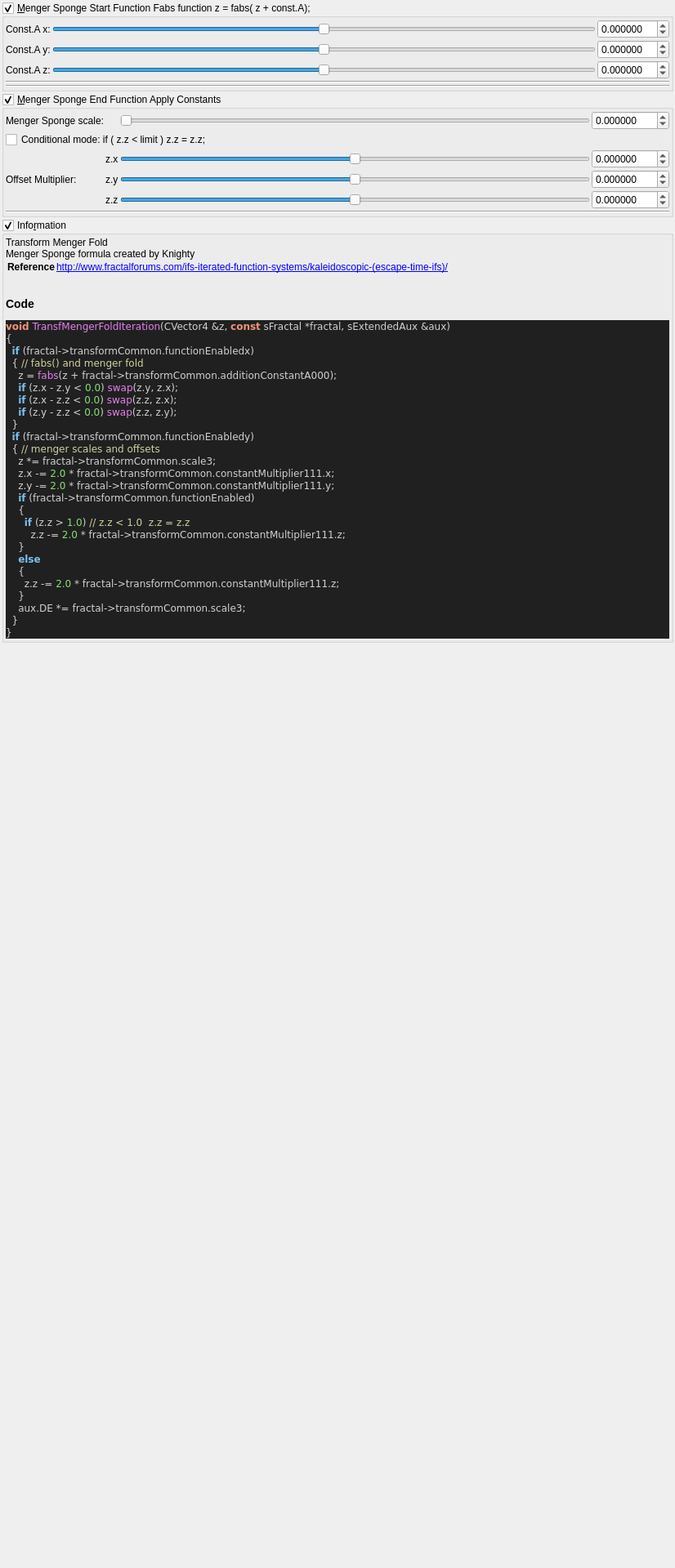
<?xml version="1.0" encoding="UTF-8"?>
<ui version="4.0">
 <class>transf_menger_fold</class>
 <widget class="QWidget" name="Form">
  <property name="geometry">
   <rect>
    <x>0</x>
    <y>0</y>
    <width>826</width>
    <height>1920</height>
   </rect>
  </property>
  <property name="windowTitle">
   <string notr="true">transf_menger_fold</string>
  </property>
  <layout class="QVBoxLayout" name="verticalLayout">
   <property name="spacing">
    <number>2</number>
   </property>
   <property name="leftMargin">
    <number>2</number>
   </property>
   <property name="topMargin">
    <number>2</number>
   </property>
   <property name="rightMargin">
    <number>2</number>
   </property>
   <property name="bottomMargin">
    <number>2</number>
   </property>
   <item>
    <widget class="MyGroupBox" name="groupCheck_transf_function_enabledx">
     <property name="title">
      <string>&amp;Menger Sponge Start Function Fabs function z = fabs( z + const.A);</string>
     </property>
     <property name="checkable">
      <bool>true</bool>
     </property>
     <layout class="QVBoxLayout" name="verticalLayout_10" stretch="0,0">
      <property name="spacing">
       <number>2</number>
      </property>
      <property name="leftMargin">
       <number>2</number>
      </property>
      <property name="topMargin">
       <number>2</number>
      </property>
      <property name="rightMargin">
       <number>2</number>
      </property>
      <property name="bottomMargin">
       <number>2</number>
      </property>
      <item>
       <layout class="QGridLayout" name="gridLayout_12">
        <property name="spacing">
         <number>2</number>
        </property>
        <item row="2" column="2">
         <widget class="MyDoubleSpinBox" name="spinbox3_transf_addition_constantA_000_z">
          <property name="enabled">
           <bool>true</bool>
          </property>
          <property name="sizePolicy">
           <sizepolicy hsizetype="Minimum" vsizetype="Maximum">
            <horstretch>0</horstretch>
            <verstretch>0</verstretch>
           </sizepolicy>
          </property>
          <property name="decimals">
           <number>6</number>
          </property>
          <property name="minimum">
           <double>-99.989999999999995</double>
          </property>
          <property name="maximum">
           <double>99.989999999999995</double>
          </property>
          <property name="singleStep">
           <double>0.100000000000000</double>
          </property>
         </widget>
        </item>
        <item row="1" column="2">
         <widget class="MyDoubleSpinBox" name="spinbox3_transf_addition_constantA_000_y">
          <property name="enabled">
           <bool>true</bool>
          </property>
          <property name="sizePolicy">
           <sizepolicy hsizetype="Minimum" vsizetype="Maximum">
            <horstretch>0</horstretch>
            <verstretch>0</verstretch>
           </sizepolicy>
          </property>
          <property name="decimals">
           <number>6</number>
          </property>
          <property name="minimum">
           <double>-99.989999999999995</double>
          </property>
          <property name="maximum">
           <double>99.989999999999995</double>
          </property>
          <property name="singleStep">
           <double>0.100000000000000</double>
          </property>
         </widget>
        </item>
        <item row="1" column="0">
         <widget class="QLabel" name="label_78">
          <property name="text">
           <string>Const.A y:</string>
          </property>
         </widget>
        </item>
        <item row="0" column="1">
         <widget class="QSlider" name="slider3_transf_addition_constantA_000_x">
          <property name="enabled">
           <bool>true</bool>
          </property>
          <property name="sizePolicy">
           <sizepolicy hsizetype="Expanding" vsizetype="Maximum">
            <horstretch>0</horstretch>
            <verstretch>0</verstretch>
           </sizepolicy>
          </property>
          <property name="minimum">
           <number>-5000000</number>
          </property>
          <property name="maximum">
           <number>5000000</number>
          </property>
          <property name="value">
           <number>0</number>
          </property>
          <property name="sliderPosition">
           <number>0</number>
          </property>
          <property name="orientation">
           <enum>Qt::Horizontal</enum>
          </property>
         </widget>
        </item>
        <item row="3" column="0" colspan="3">
         <widget class="Line" name="line_22">
          <property name="orientation">
           <enum>Qt::Horizontal</enum>
          </property>
         </widget>
        </item>
        <item row="0" column="2">
         <widget class="MyDoubleSpinBox" name="spinbox3_transf_addition_constantA_000_x">
          <property name="enabled">
           <bool>true</bool>
          </property>
          <property name="sizePolicy">
           <sizepolicy hsizetype="Minimum" vsizetype="Maximum">
            <horstretch>0</horstretch>
            <verstretch>0</verstretch>
           </sizepolicy>
          </property>
          <property name="prefix">
           <string/>
          </property>
          <property name="decimals">
           <number>6</number>
          </property>
          <property name="minimum">
           <double>-99.989999999999995</double>
          </property>
          <property name="singleStep">
           <double>0.100000000000000</double>
          </property>
         </widget>
        </item>
        <item row="0" column="0">
         <widget class="QLabel" name="label_79">
          <property name="text">
           <string>Const.A x:</string>
          </property>
         </widget>
        </item>
        <item row="2" column="0">
         <widget class="QLabel" name="label_80">
          <property name="text">
           <string>Const.A z:</string>
          </property>
         </widget>
        </item>
        <item row="2" column="1">
         <widget class="QSlider" name="slider3_transf_addition_constantA_000_z">
          <property name="sizePolicy">
           <sizepolicy hsizetype="Expanding" vsizetype="Maximum">
            <horstretch>0</horstretch>
            <verstretch>0</verstretch>
           </sizepolicy>
          </property>
          <property name="minimum">
           <number>-3000000</number>
          </property>
          <property name="maximum">
           <number>3000000</number>
          </property>
          <property name="singleStep">
           <number>1</number>
          </property>
          <property name="orientation">
           <enum>Qt::Horizontal</enum>
          </property>
         </widget>
        </item>
        <item row="1" column="1">
         <widget class="QSlider" name="slider3_transf_addition_constantA_000_y">
          <property name="sizePolicy">
           <sizepolicy hsizetype="Expanding" vsizetype="Maximum">
            <horstretch>0</horstretch>
            <verstretch>0</verstretch>
           </sizepolicy>
          </property>
          <property name="minimum">
           <number>-3000000</number>
          </property>
          <property name="maximum">
           <number>3000000</number>
          </property>
          <property name="singleStep">
           <number>1</number>
          </property>
          <property name="orientation">
           <enum>Qt::Horizontal</enum>
          </property>
         </widget>
        </item>
       </layout>
      </item>
      <item>
       <widget class="Line" name="line_23">
        <property name="orientation">
         <enum>Qt::Horizontal</enum>
        </property>
       </widget>
      </item>
     </layout>
    </widget>
   </item>
   <item>
    <widget class="MyGroupBox" name="groupCheck_transf_function_enabledy">
     <property name="title">
      <string>&amp;Menger Sponge End Function Apply Constants</string>
     </property>
     <property name="checkable">
      <bool>true</bool>
     </property>
     <layout class="QVBoxLayout" name="verticalLayout_11" stretch="0,0">
      <property name="spacing">
       <number>2</number>
      </property>
      <property name="leftMargin">
       <number>2</number>
      </property>
      <property name="topMargin">
       <number>2</number>
      </property>
      <property name="rightMargin">
       <number>2</number>
      </property>
      <property name="bottomMargin">
       <number>2</number>
      </property>
      <item>
       <layout class="QGridLayout" name="gridLayout_13">
        <property name="spacing">
         <number>2</number>
        </property>
        <item row="0" column="3">
         <widget class="MyDoubleSpinBox" name="spinbox_transf_scale_3">
          <property name="sizePolicy">
           <sizepolicy hsizetype="Minimum" vsizetype="Maximum">
            <horstretch>0</horstretch>
            <verstretch>0</verstretch>
           </sizepolicy>
          </property>
          <property name="prefix">
           <string/>
          </property>
          <property name="suffix">
           <string/>
          </property>
          <property name="decimals">
           <number>6</number>
          </property>
          <property name="minimum">
           <double>-500.000000000000000</double>
          </property>
          <property name="maximum">
           <double>500.000000000000000</double>
          </property>
          <property name="singleStep">
           <double>0.100000000000000</double>
          </property>
         </widget>
        </item>
        <item row="4" column="3">
         <widget class="MyDoubleSpinBox" name="spinbox3_transf_constant_multiplier_111_z">
          <property name="sizePolicy">
           <sizepolicy hsizetype="Minimum" vsizetype="Maximum">
            <horstretch>0</horstretch>
            <verstretch>0</verstretch>
           </sizepolicy>
          </property>
          <property name="prefix">
           <string/>
          </property>
          <property name="suffix">
           <string/>
          </property>
          <property name="decimals">
           <number>6</number>
          </property>
          <property name="minimum">
           <double>-99.989999999999995</double>
          </property>
          <property name="maximum">
           <double>99.989999999999995</double>
          </property>
          <property name="singleStep">
           <double>0.100000000000000</double>
          </property>
         </widget>
        </item>
        <item row="4" column="2">
         <widget class="QSlider" name="slider3_transf_constant_multiplier_111_z">
          <property name="sizePolicy">
           <sizepolicy hsizetype="Expanding" vsizetype="Maximum">
            <horstretch>0</horstretch>
            <verstretch>0</verstretch>
           </sizepolicy>
          </property>
          <property name="minimum">
           <number>-3000000</number>
          </property>
          <property name="maximum">
           <number>3000000</number>
          </property>
          <property name="singleStep">
           <number>1</number>
          </property>
          <property name="orientation">
           <enum>Qt::Horizontal</enum>
          </property>
         </widget>
        </item>
        <item row="3" column="2">
         <widget class="QSlider" name="slider3_transf_constant_multiplier_111_y">
          <property name="sizePolicy">
           <sizepolicy hsizetype="Expanding" vsizetype="Maximum">
            <horstretch>0</horstretch>
            <verstretch>0</verstretch>
           </sizepolicy>
          </property>
          <property name="minimum">
           <number>-3000000</number>
          </property>
          <property name="maximum">
           <number>3000000</number>
          </property>
          <property name="singleStep">
           <number>1</number>
          </property>
          <property name="orientation">
           <enum>Qt::Horizontal</enum>
          </property>
         </widget>
        </item>
        <item row="0" column="0">
         <widget class="QLabel" name="label_92">
          <property name="text">
           <string>Menger Sponge scale:</string>
          </property>
         </widget>
        </item>
        <item row="4" column="1">
         <widget class="QLabel" name="label_98">
          <property name="text">
           <string notr="true">z.z</string>
          </property>
         </widget>
        </item>
        <item row="2" column="2">
         <widget class="QSlider" name="slider3_transf_constant_multiplier_111_x">
          <property name="sizePolicy">
           <sizepolicy hsizetype="Expanding" vsizetype="Maximum">
            <horstretch>0</horstretch>
            <verstretch>0</verstretch>
           </sizepolicy>
          </property>
          <property name="minimum">
           <number>-2000000</number>
          </property>
          <property name="maximum">
           <number>2000000</number>
          </property>
          <property name="singleStep">
           <number>1</number>
          </property>
          <property name="orientation">
           <enum>Qt::Horizontal</enum>
          </property>
         </widget>
        </item>
        <item row="3" column="0">
         <widget class="QLabel" name="label_91">
          <property name="text">
           <string>Offset Multiplier:</string>
          </property>
         </widget>
        </item>
        <item row="2" column="3">
         <widget class="MyDoubleSpinBox" name="spinbox3_transf_constant_multiplier_111_x">
          <property name="sizePolicy">
           <sizepolicy hsizetype="Minimum" vsizetype="Maximum">
            <horstretch>0</horstretch>
            <verstretch>0</verstretch>
           </sizepolicy>
          </property>
          <property name="prefix">
           <string/>
          </property>
          <property name="suffix">
           <string/>
          </property>
          <property name="decimals">
           <number>6</number>
          </property>
          <property name="minimum">
           <double>-99.989999999999995</double>
          </property>
          <property name="maximum">
           <double>99.989999999999995</double>
          </property>
          <property name="singleStep">
           <double>0.100000000000000</double>
          </property>
         </widget>
        </item>
        <item row="3" column="3">
         <widget class="MyDoubleSpinBox" name="spinbox3_transf_constant_multiplier_111_y">
          <property name="sizePolicy">
           <sizepolicy hsizetype="Minimum" vsizetype="Maximum">
            <horstretch>0</horstretch>
            <verstretch>0</verstretch>
           </sizepolicy>
          </property>
          <property name="prefix">
           <string/>
          </property>
          <property name="suffix">
           <string/>
          </property>
          <property name="decimals">
           <number>6</number>
          </property>
          <property name="minimum">
           <double>-99.989999999999995</double>
          </property>
          <property name="maximum">
           <double>99.989999999999995</double>
          </property>
          <property name="singleStep">
           <double>0.100000000000000</double>
          </property>
         </widget>
        </item>
        <item row="0" column="2">
         <widget class="QSlider" name="slider_transf_scale_3">
          <property name="sizePolicy">
           <sizepolicy hsizetype="Expanding" vsizetype="Maximum">
            <horstretch>0</horstretch>
            <verstretch>0</verstretch>
           </sizepolicy>
          </property>
          <property name="minimum">
           <number>0</number>
          </property>
          <property name="maximum">
           <number>5000000</number>
          </property>
          <property name="singleStep">
           <number>1</number>
          </property>
          <property name="orientation">
           <enum>Qt::Horizontal</enum>
          </property>
         </widget>
        </item>
        <item row="3" column="1">
         <widget class="QLabel" name="label_90">
          <property name="text">
           <string notr="true">z.y</string>
          </property>
         </widget>
        </item>
        <item row="2" column="1">
         <widget class="QLabel" name="label_93">
          <property name="text">
           <string notr="true">z.x</string>
          </property>
         </widget>
        </item>
        <item row="1" column="0" colspan="3">
         <widget class="QCheckBox" name="checkBox_transf_function_enabled">
          <property name="text">
           <string>Conditional mode: if ( z.z &lt; limit ) z.z = z.z;</string>
          </property>
         </widget>
        </item>
       </layout>
      </item>
      <item>
       <widget class="Line" name="line_25">
        <property name="orientation">
         <enum>Qt::Horizontal</enum>
        </property>
       </widget>
      </item>
     </layout>
    </widget>
   </item>
   <item>
    <widget class="MyGroupBox" name="groupCheck_info">
     <property name="title">
      <string>Info&amp;rmation</string>
     </property>
     <property name="flat">
      <bool>false</bool>
     </property>
     <property name="checkable">
      <bool>true</bool>
     </property>
     <layout class="QVBoxLayout" name="verticalLayout_2">
      <property name="spacing">
       <number>2</number>
      </property>
      <property name="leftMargin">
       <number>2</number>
      </property>
      <property name="topMargin">
       <number>2</number>
      </property>
      <property name="rightMargin">
       <number>2</number>
      </property>
      <property name="bottomMargin">
       <number>2</number>
      </property>
      <item>
       <widget class="QLabel" name="label_code_content">
        <property name="text">
         <string notr="true">&lt;p&gt;Transform Menger Fold&lt;br&gt;Menger Sponge formula created by Knighty&lt;/p&gt;&lt;table&gt;
&lt;tr&gt;&lt;th&gt;Reference&lt;/th&gt;&lt;td&gt;&lt;a href=&quot;http://www.fractalforums.com/ifs-iterated-function-systems/kaleidoscopic-(escape-time-ifs)/&quot;&gt;http://www.fractalforums.com/ifs-iterated-function-systems/kaleidoscopic-(escape-time-ifs)/&lt;br&gt;
&lt;/td&gt;&lt;/tr&gt;
&lt;/table&gt;
&lt;h3&gt;Code&lt;/h3&gt;
&lt;body style=&quot;background-color:#202020&quot;&gt;
&lt;pre style=&quot;color:#d0d0d0; background-color:#202020;  font-family:'Courier New',monospace;&quot;&gt;&lt;span style=&quot;color:#f09479; font-weight:bold&quot;&gt;void&lt;/span&gt; &lt;span style=&quot;color:#e47eed&quot;&gt;TransfMengerFoldIteration&lt;/span&gt;&lt;span style=&quot;color:#d0d0d0&quot;&gt;(&lt;/span&gt;CVector4 &lt;span style=&quot;color:#d0d0d0&quot;&gt;&amp;amp;&lt;/span&gt;z&lt;span style=&quot;color:#d0d0d0&quot;&gt;,&lt;/span&gt; &lt;span style=&quot;color:#f09479; font-weight:bold&quot;&gt;const&lt;/span&gt; sFractal &lt;span style=&quot;color:#d0d0d0&quot;&gt;*&lt;/span&gt;fractal&lt;span style=&quot;color:#d0d0d0&quot;&gt;,&lt;/span&gt; sExtendedAux &lt;span style=&quot;color:#d0d0d0&quot;&gt;&amp;amp;&lt;/span&gt;aux&lt;span style=&quot;color:#d0d0d0&quot;&gt;)&lt;/span&gt;
&lt;span style=&quot;color:#d0d0d0&quot;&gt;{&lt;/span&gt;
  &lt;span style=&quot;color:#7ec0ee; font-weight:bold&quot;&gt;if&lt;/span&gt; &lt;span style=&quot;color:#d0d0d0&quot;&gt;(&lt;/span&gt;fractal&lt;span style=&quot;color:#d0d0d0&quot;&gt;-&amp;gt;&lt;/span&gt;transformCommon&lt;span style=&quot;color:#d0d0d0&quot;&gt;.&lt;/span&gt;functionEnabledx&lt;span style=&quot;color:#d0d0d0&quot;&gt;)&lt;/span&gt;
  &lt;span style=&quot;color:#d0d0d0&quot;&gt;{&lt;/span&gt; &lt;span style=&quot;color:#d0d0a0&quot;&gt;// fabs() and menger fold&lt;/span&gt;
    z &lt;span style=&quot;color:#d0d0d0&quot;&gt;=&lt;/span&gt; &lt;span style=&quot;color:#e47eed&quot;&gt;fabs&lt;/span&gt;&lt;span style=&quot;color:#d0d0d0&quot;&gt;(&lt;/span&gt;z &lt;span style=&quot;color:#d0d0d0&quot;&gt;+&lt;/span&gt; fractal&lt;span style=&quot;color:#d0d0d0&quot;&gt;-&amp;gt;&lt;/span&gt;transformCommon&lt;span style=&quot;color:#d0d0d0&quot;&gt;.&lt;/span&gt;additionConstantA000&lt;span style=&quot;color:#d0d0d0&quot;&gt;);&lt;/span&gt;
    &lt;span style=&quot;color:#7ec0ee; font-weight:bold&quot;&gt;if&lt;/span&gt; &lt;span style=&quot;color:#d0d0d0&quot;&gt;(&lt;/span&gt;z&lt;span style=&quot;color:#d0d0d0&quot;&gt;.&lt;/span&gt;x &lt;span style=&quot;color:#d0d0d0&quot;&gt;-&lt;/span&gt; z&lt;span style=&quot;color:#d0d0d0&quot;&gt;.&lt;/span&gt;y &lt;span style=&quot;color:#d0d0d0&quot;&gt;&amp;lt;&lt;/span&gt; &lt;span style=&quot;color:#87df71&quot;&gt;0.0&lt;/span&gt;&lt;span style=&quot;color:#d0d0d0&quot;&gt;)&lt;/span&gt; &lt;span style=&quot;color:#e47eed&quot;&gt;swap&lt;/span&gt;&lt;span style=&quot;color:#d0d0d0&quot;&gt;(&lt;/span&gt;z&lt;span style=&quot;color:#d0d0d0&quot;&gt;.&lt;/span&gt;y&lt;span style=&quot;color:#d0d0d0&quot;&gt;,&lt;/span&gt; z&lt;span style=&quot;color:#d0d0d0&quot;&gt;.&lt;/span&gt;x&lt;span style=&quot;color:#d0d0d0&quot;&gt;);&lt;/span&gt;
    &lt;span style=&quot;color:#7ec0ee; font-weight:bold&quot;&gt;if&lt;/span&gt; &lt;span style=&quot;color:#d0d0d0&quot;&gt;(&lt;/span&gt;z&lt;span style=&quot;color:#d0d0d0&quot;&gt;.&lt;/span&gt;x &lt;span style=&quot;color:#d0d0d0&quot;&gt;-&lt;/span&gt; z&lt;span style=&quot;color:#d0d0d0&quot;&gt;.&lt;/span&gt;z &lt;span style=&quot;color:#d0d0d0&quot;&gt;&amp;lt;&lt;/span&gt; &lt;span style=&quot;color:#87df71&quot;&gt;0.0&lt;/span&gt;&lt;span style=&quot;color:#d0d0d0&quot;&gt;)&lt;/span&gt; &lt;span style=&quot;color:#e47eed&quot;&gt;swap&lt;/span&gt;&lt;span style=&quot;color:#d0d0d0&quot;&gt;(&lt;/span&gt;z&lt;span style=&quot;color:#d0d0d0&quot;&gt;.&lt;/span&gt;z&lt;span style=&quot;color:#d0d0d0&quot;&gt;,&lt;/span&gt; z&lt;span style=&quot;color:#d0d0d0&quot;&gt;.&lt;/span&gt;x&lt;span style=&quot;color:#d0d0d0&quot;&gt;);&lt;/span&gt;
    &lt;span style=&quot;color:#7ec0ee; font-weight:bold&quot;&gt;if&lt;/span&gt; &lt;span style=&quot;color:#d0d0d0&quot;&gt;(&lt;/span&gt;z&lt;span style=&quot;color:#d0d0d0&quot;&gt;.&lt;/span&gt;y &lt;span style=&quot;color:#d0d0d0&quot;&gt;-&lt;/span&gt; z&lt;span style=&quot;color:#d0d0d0&quot;&gt;.&lt;/span&gt;z &lt;span style=&quot;color:#d0d0d0&quot;&gt;&amp;lt;&lt;/span&gt; &lt;span style=&quot;color:#87df71&quot;&gt;0.0&lt;/span&gt;&lt;span style=&quot;color:#d0d0d0&quot;&gt;)&lt;/span&gt; &lt;span style=&quot;color:#e47eed&quot;&gt;swap&lt;/span&gt;&lt;span style=&quot;color:#d0d0d0&quot;&gt;(&lt;/span&gt;z&lt;span style=&quot;color:#d0d0d0&quot;&gt;.&lt;/span&gt;z&lt;span style=&quot;color:#d0d0d0&quot;&gt;,&lt;/span&gt; z&lt;span style=&quot;color:#d0d0d0&quot;&gt;.&lt;/span&gt;y&lt;span style=&quot;color:#d0d0d0&quot;&gt;);&lt;/span&gt;
  &lt;span style=&quot;color:#d0d0d0&quot;&gt;}&lt;/span&gt;
  &lt;span style=&quot;color:#7ec0ee; font-weight:bold&quot;&gt;if&lt;/span&gt; &lt;span style=&quot;color:#d0d0d0&quot;&gt;(&lt;/span&gt;fractal&lt;span style=&quot;color:#d0d0d0&quot;&gt;-&amp;gt;&lt;/span&gt;transformCommon&lt;span style=&quot;color:#d0d0d0&quot;&gt;.&lt;/span&gt;functionEnabledy&lt;span style=&quot;color:#d0d0d0&quot;&gt;)&lt;/span&gt;
  &lt;span style=&quot;color:#d0d0d0&quot;&gt;{&lt;/span&gt; &lt;span style=&quot;color:#d0d0a0&quot;&gt;// menger scales and offsets&lt;/span&gt;
    z &lt;span style=&quot;color:#d0d0d0&quot;&gt;*=&lt;/span&gt; fractal&lt;span style=&quot;color:#d0d0d0&quot;&gt;-&amp;gt;&lt;/span&gt;transformCommon&lt;span style=&quot;color:#d0d0d0&quot;&gt;.&lt;/span&gt;scale3&lt;span style=&quot;color:#d0d0d0&quot;&gt;;&lt;/span&gt;
    z&lt;span style=&quot;color:#d0d0d0&quot;&gt;.&lt;/span&gt;x &lt;span style=&quot;color:#d0d0d0&quot;&gt;-=&lt;/span&gt; &lt;span style=&quot;color:#87df71&quot;&gt;2.0&lt;/span&gt; &lt;span style=&quot;color:#d0d0d0&quot;&gt;*&lt;/span&gt; fractal&lt;span style=&quot;color:#d0d0d0&quot;&gt;-&amp;gt;&lt;/span&gt;transformCommon&lt;span style=&quot;color:#d0d0d0&quot;&gt;.&lt;/span&gt;constantMultiplier111&lt;span style=&quot;color:#d0d0d0&quot;&gt;.&lt;/span&gt;x&lt;span style=&quot;color:#d0d0d0&quot;&gt;;&lt;/span&gt;
    z&lt;span style=&quot;color:#d0d0d0&quot;&gt;.&lt;/span&gt;y &lt;span style=&quot;color:#d0d0d0&quot;&gt;-=&lt;/span&gt; &lt;span style=&quot;color:#87df71&quot;&gt;2.0&lt;/span&gt; &lt;span style=&quot;color:#d0d0d0&quot;&gt;*&lt;/span&gt; fractal&lt;span style=&quot;color:#d0d0d0&quot;&gt;-&amp;gt;&lt;/span&gt;transformCommon&lt;span style=&quot;color:#d0d0d0&quot;&gt;.&lt;/span&gt;constantMultiplier111&lt;span style=&quot;color:#d0d0d0&quot;&gt;.&lt;/span&gt;y&lt;span style=&quot;color:#d0d0d0&quot;&gt;;&lt;/span&gt;
    &lt;span style=&quot;color:#7ec0ee; font-weight:bold&quot;&gt;if&lt;/span&gt; &lt;span style=&quot;color:#d0d0d0&quot;&gt;(&lt;/span&gt;fractal&lt;span style=&quot;color:#d0d0d0&quot;&gt;-&amp;gt;&lt;/span&gt;transformCommon&lt;span style=&quot;color:#d0d0d0&quot;&gt;.&lt;/span&gt;functionEnabled&lt;span style=&quot;color:#d0d0d0&quot;&gt;)&lt;/span&gt;
    &lt;span style=&quot;color:#d0d0d0&quot;&gt;{&lt;/span&gt;
      &lt;span style=&quot;color:#7ec0ee; font-weight:bold&quot;&gt;if&lt;/span&gt; &lt;span style=&quot;color:#d0d0d0&quot;&gt;(&lt;/span&gt;z&lt;span style=&quot;color:#d0d0d0&quot;&gt;.&lt;/span&gt;z &lt;span style=&quot;color:#d0d0d0&quot;&gt;&amp;gt;&lt;/span&gt; &lt;span style=&quot;color:#87df71&quot;&gt;1.0&lt;/span&gt;&lt;span style=&quot;color:#d0d0d0&quot;&gt;)&lt;/span&gt; &lt;span style=&quot;color:#d0d0a0&quot;&gt;// z.z &amp;lt; 1.0  z.z = z.z&lt;/span&gt;
        z&lt;span style=&quot;color:#d0d0d0&quot;&gt;.&lt;/span&gt;z &lt;span style=&quot;color:#d0d0d0&quot;&gt;-=&lt;/span&gt; &lt;span style=&quot;color:#87df71&quot;&gt;2.0&lt;/span&gt; &lt;span style=&quot;color:#d0d0d0&quot;&gt;*&lt;/span&gt; fractal&lt;span style=&quot;color:#d0d0d0&quot;&gt;-&amp;gt;&lt;/span&gt;transformCommon&lt;span style=&quot;color:#d0d0d0&quot;&gt;.&lt;/span&gt;constantMultiplier111&lt;span style=&quot;color:#d0d0d0&quot;&gt;.&lt;/span&gt;z&lt;span style=&quot;color:#d0d0d0&quot;&gt;;&lt;/span&gt;
    &lt;span style=&quot;color:#d0d0d0&quot;&gt;}&lt;/span&gt;
    &lt;span style=&quot;color:#7ec0ee; font-weight:bold&quot;&gt;else&lt;/span&gt;
    &lt;span style=&quot;color:#d0d0d0&quot;&gt;{&lt;/span&gt;
      z&lt;span style=&quot;color:#d0d0d0&quot;&gt;.&lt;/span&gt;z &lt;span style=&quot;color:#d0d0d0&quot;&gt;-=&lt;/span&gt; &lt;span style=&quot;color:#87df71&quot;&gt;2.0&lt;/span&gt; &lt;span style=&quot;color:#d0d0d0&quot;&gt;*&lt;/span&gt; fractal&lt;span style=&quot;color:#d0d0d0&quot;&gt;-&amp;gt;&lt;/span&gt;transformCommon&lt;span style=&quot;color:#d0d0d0&quot;&gt;.&lt;/span&gt;constantMultiplier111&lt;span style=&quot;color:#d0d0d0&quot;&gt;.&lt;/span&gt;z&lt;span style=&quot;color:#d0d0d0&quot;&gt;;&lt;/span&gt;
    &lt;span style=&quot;color:#d0d0d0&quot;&gt;}&lt;/span&gt;
    aux&lt;span style=&quot;color:#d0d0d0&quot;&gt;.&lt;/span&gt;DE &lt;span style=&quot;color:#d0d0d0&quot;&gt;*=&lt;/span&gt; fractal&lt;span style=&quot;color:#d0d0d0&quot;&gt;-&amp;gt;&lt;/span&gt;transformCommon&lt;span style=&quot;color:#d0d0d0&quot;&gt;.&lt;/span&gt;scale3&lt;span style=&quot;color:#d0d0d0&quot;&gt;;&lt;/span&gt;
  &lt;span style=&quot;color:#d0d0d0&quot;&gt;}&lt;/span&gt;
&lt;span style=&quot;color:#d0d0d0&quot;&gt;}&lt;/span&gt;
&lt;/pre&gt;
&lt;/body&gt;</string>
        </property>
        <property name="wordWrap">
         <bool>true</bool>
        </property>
        <property name="openExternalLinks">
         <bool>true</bool>
        </property>
        <property name="textInteractionFlags">
         <set>Qt::LinksAccessibleByMouse|Qt::TextSelectableByMouse</set>
        </property>
       </widget>
      </item>
     </layout>
    </widget>
   </item>
   <item>
    <spacer name="verticalSpacer_2">
     <property name="orientation">
      <enum>Qt::Vertical</enum>
     </property>
     <property name="sizeHint" stdset="0">
      <size>
       <width>20</width>
       <height>40</height>
      </size>
     </property>
    </spacer>
   </item>
  </layout>
 </widget>
 <customwidgets>
  <customwidget>
   <class>MyGroupBox</class>
   <extends>QGroupBox</extends>
   <header>my_group_box.h</header>
   <container>1</container>
  </customwidget>
  <customwidget>
   <class>MyDoubleSpinBox</class>
   <extends>QDoubleSpinBox</extends>
   <header>my_double_spin_box.h</header>
  </customwidget>
 </customwidgets>
 <tabstops>
  <tabstop>groupCheck_transf_function_enabledx</tabstop>
  <tabstop>slider3_transf_addition_constantA_000_x</tabstop>
  <tabstop>spinbox3_transf_addition_constantA_000_x</tabstop>
  <tabstop>slider3_transf_addition_constantA_000_y</tabstop>
  <tabstop>spinbox3_transf_addition_constantA_000_y</tabstop>
  <tabstop>slider3_transf_addition_constantA_000_z</tabstop>
  <tabstop>spinbox3_transf_addition_constantA_000_z</tabstop>
  <tabstop>groupCheck_transf_function_enabledy</tabstop>
  <tabstop>slider_transf_scale_3</tabstop>
  <tabstop>spinbox_transf_scale_3</tabstop>
  <tabstop>checkBox_transf_function_enabled</tabstop>
  <tabstop>slider3_transf_constant_multiplier_111_x</tabstop>
  <tabstop>spinbox3_transf_constant_multiplier_111_x</tabstop>
  <tabstop>slider3_transf_constant_multiplier_111_y</tabstop>
  <tabstop>spinbox3_transf_constant_multiplier_111_y</tabstop>
  <tabstop>slider3_transf_constant_multiplier_111_z</tabstop>
  <tabstop>spinbox3_transf_constant_multiplier_111_z</tabstop>
  <tabstop>groupCheck_info</tabstop>
 </tabstops>
 <resources/>
 <connections/>
</ui>
